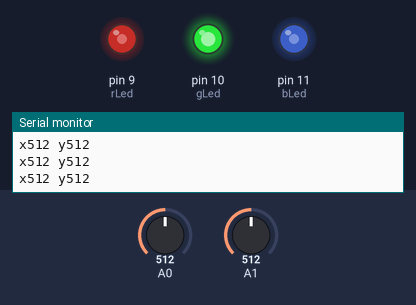
Simulated run of this sketch. Board: Arduino Uno, built with avr-gcc and run on an emulated ATmega328P. Parts: output pins drawn as LEDs (lit = HIGH), the last lines printed to the serial monitor. The inputs (shaded band) are chosen by the test bench; at power-on: A0 = 512, A1 = 512.

Above: at 1.2 s.
1.3 s: A0 set to 984
At 2.5 s:
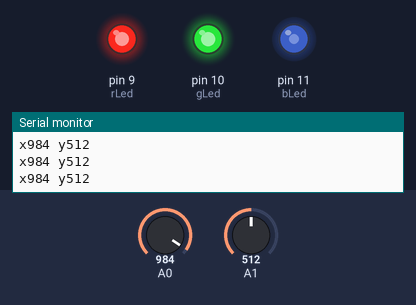
2.8 s: A0 set to 1013
At 3.7 s:
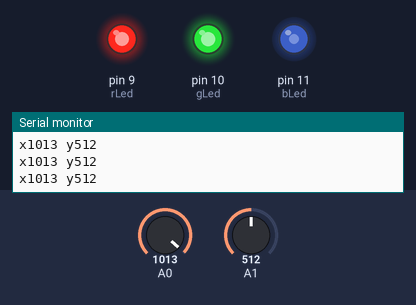
4.3 s: A1 set to 716
At 4.8 s:
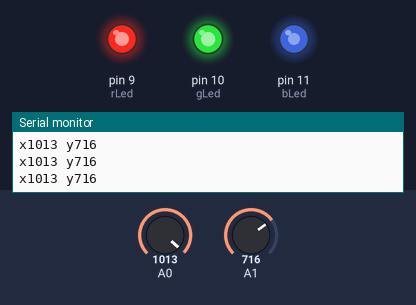
5.8 s: A1 set to 900
At 6.3 s:
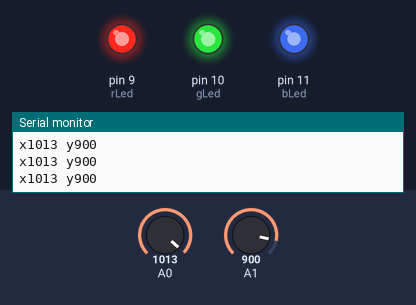
7.3 s: A0 set to 0
At 8.5 s:
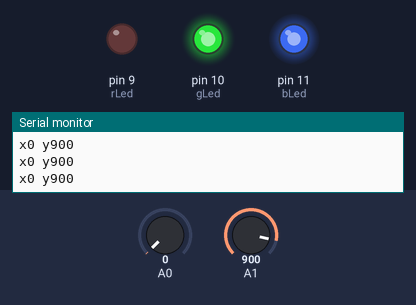
8.8 s: A1 set to 511
At 9.5 s:
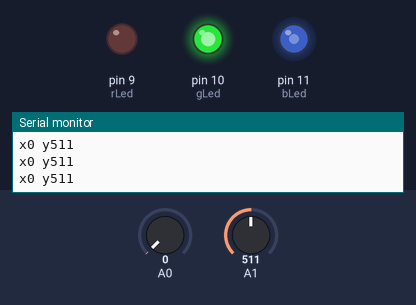
Timing chart, 0 to 11.3 s (numbered marks = the images above; inputs shaded):
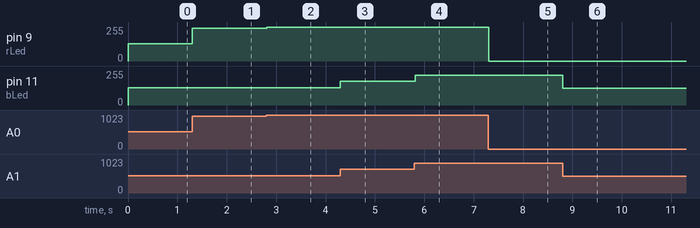

The sketch:

rgb_joystick.ino
```cpp
int rLed = 9,
    gLed = 10,
    bLed=11;

int rPWM,
    gPWM,
    bPWM;

void setup() {

Serial.begin(9600);
pinMode(rLed,OUTPUT);
pinMode(gLed,OUTPUT);
pinMode(bLed,OUTPUT);

digitalWrite(rLed,HIGH);
digitalWrite(gLed,HIGH);
digitalWrite(bLed,HIGH);
}

void loop() {
  int xAxis = analogRead(A0);
  int yAxis = analogRead(A1);
  rPWM=map(xAxis,0,400,0,100);
  analogWrite(rLed,rPWM);
  //gPWM=map(yAxis,0,400,0,100);
  //analogWrite(gLed,gPWM);
  bPWM=map(yAxis,0,400,0,100);
  analogWrite(bLed,bPWM);
  Serial.print("x");
  Serial.print(xAxis);
  Serial.print(" y");
  Serial.print(yAxis);
  Serial.println();

}
```

Measured:
- after the input at 1.3 s, pin 9 (rLed): 128/255 → 246/255 at once
- after the input at 2.8 s, pin 9 (rLed): 246/255 → 253/255 at once
- after the input at 4.3 s, pin 11 (bLed): 128/255 → 179/255 at once
- after the input at 5.8 s, pin 11 (bLed): 179/255 → 225/255 at once
- after the input at 7.3 s, pin 9 (rLed): 253/255 → 0/255 at once
- after the input at 8.8 s, pin 11 (bLed): 225/255 → 127/255 at once
